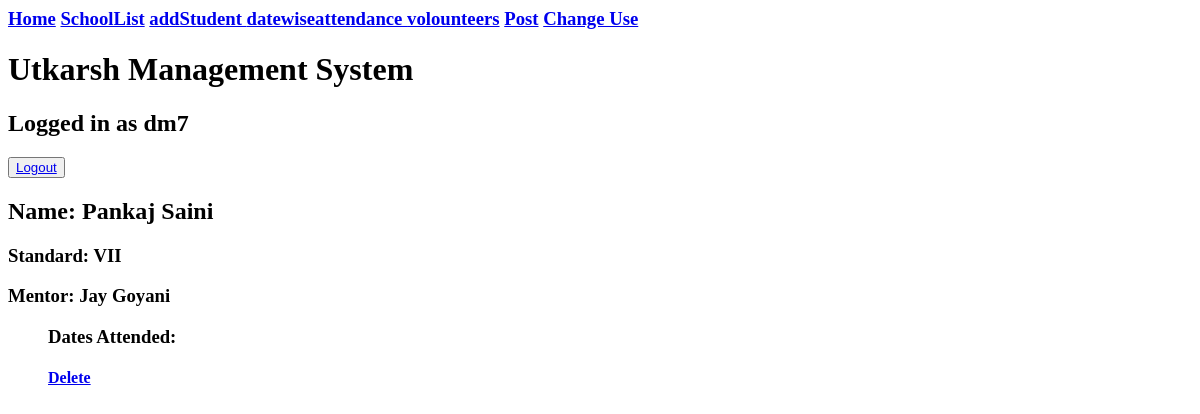
The page /utkarsh/student/7 (signed in) on the database as committed earlier.
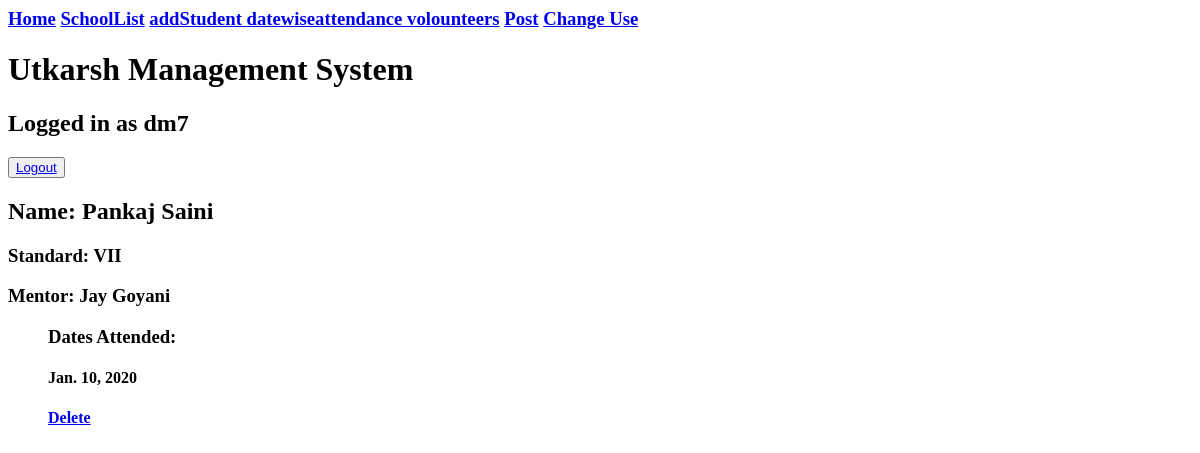
The same page on the database as committed later.
### attendance/models.py (models this page shows)
class Attendance(models.Model):
    student_name=models.ForeignKey(Student,on_delete=models.CASCADE)
    date=models.DateField()
    has_attended=models.CharField(choices=attendance_choices,max_length=50,default='Absent')

### attendance/views.py (the view)
# urls.py: path('student/<int:id>',views.student_details,name='student_details'),
@login_required
def student_details(request,id):
    context={}
    context['student']=Student.objects.get(id=id)
    context['attendance']=Attendance.objects.filter(student_name=Student.objects.get(id=id),has_attended='Present')
    return render(request,'details.html',context)

### attendance/models.py (called while the page is built)
    def __str__(self):
        return f'{self.volounteer_name}'

### attendance/templates/details.html
{% extends 'base.html'%}
{% block content%}
<h2>Name:   {{student.name}}</h2>
<h3>Standard:   {{student.standard}}</h3>
<h3>Mentor: {{student.mentor}}</h3>
<ul>
<h3>Dates Attended:</h3>
{% for d in attendance%}
<h4>{{d.date}}</h4>
{% endfor %}
<h4><a href={% url 'student_delete' student.id%}>Delete</a></h4>
{% endblock %}

Rows that differ between the two databases and show on the page:
added Attendance: date "Jan. 10, 2020"
